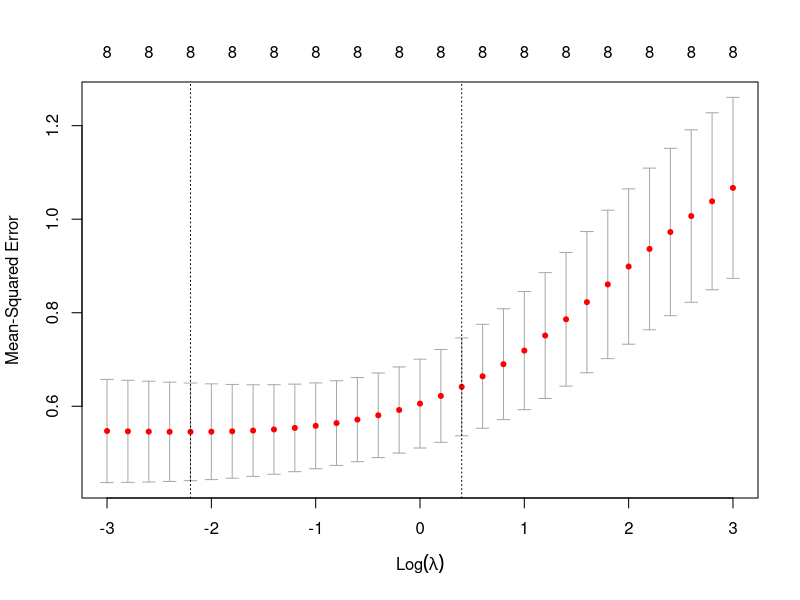

Generate this figure with R:
install.packages('glmnet')
library(glmnet)

#===== Read data
getwd()
setwd("/Users/yuetongliu/Desktop")
dat <- read.table("ridge.data")

#1===== Linear regression
lmobj <- lm(lpsa~.,data=dat)
summary(lmobj)

#===== Ridge regression using glmnet
X <- as.matrix(dat[,-9]); y <- dat[,9] #Create X matrix and y vector
lam <- exp(seq(-3,3,by=0.2)) #Specify sequence of penalty parameters (lambda)
ridgeobj <- glmnet(X,y,alpha=0,lambda=lam)
#plot(ridgeobj,xvar="lambda") #See how the coefficients "shrink" as penalty increases
str(ridgeobj)
log(ridgeobj$lambda) #1st entry has lambda equal to exp(3), 16th entry exp(0)
#3
ridgeobj$beta[,1] #coefficients when lambda=exp(3)
ridgeobj$beta[,16] #coefficients when lambda=exp(0)

#Alternatively...
coef(ridgeobj,s=exp(3))
coef(ridgeobj,s=exp(0))
#But make sure you know what "coef" does when you give it a value of lambda not in the
#supplied list in ridgeobj

#Try redoing with centred X, y and fitting glmnet without an intercept to see if you
#get the same coefficients.

#4===== 5-fold CV on ridge regression for choosing optimal penalty
set.seed(800)
cvridgeobj <- cv.glmnet(X,y,alpha=0,lambda=lam,nfolds=5)
str(cvridgeobj)
plot(cvridgeobj)
#5
cvridgeobj$lambda.min; min(cvridgeobj$cvm) #Location of and MSE at minimum

#6====== What are the coefficients for the ridge regression with optimal penalty?
coef(cvridgeobj,s=cvridgeobj$lambda.min)

#Alternatively...
wheremin <- which(cvridgeobj$cvm==min(cvridgeobj$cvm))
ridgeobj$beta[,wheremin]
